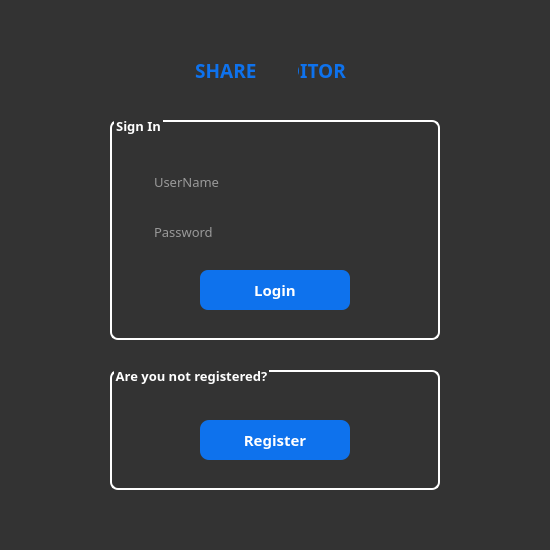
<?xml version="1.0" encoding="UTF-8"?>
<ui version="4.0">
 <class>LoginDialog</class>
 <widget class="QDialog" name="LoginDialog">
  <property name="geometry">
   <rect>
    <x>0</x>
    <y>0</y>
    <width>550</width>
    <height>550</height>
   </rect>
  </property>
  <property name="sizePolicy">
   <sizepolicy hsizetype="Fixed" vsizetype="Fixed">
    <horstretch>0</horstretch>
    <verstretch>0</verstretch>
   </sizepolicy>
  </property>
  <property name="minimumSize">
   <size>
    <width>550</width>
    <height>550</height>
   </size>
  </property>
  <property name="maximumSize">
   <size>
    <width>550</width>
    <height>550</height>
   </size>
  </property>
  <property name="font">
   <font>
    <family>Calibri</family>
    <pointsize>10</pointsize>
   </font>
  </property>
  <property name="windowTitle">
   <string>Shared Editor - Login</string>
  </property>
  <property name="styleSheet">
   <string notr="true">background-color:#333;
border-radius:15px;
border-color:5px rgb(222, 222, 222)</string>
  </property>
  <widget class="QGroupBox" name="groupBox">
   <property name="geometry">
    <rect>
     <x>110</x>
     <y>120</y>
     <width>330</width>
     <height>220</height>
    </rect>
   </property>
   <property name="sizePolicy">
    <sizepolicy hsizetype="Preferred" vsizetype="Preferred">
     <horstretch>0</horstretch>
     <verstretch>0</verstretch>
    </sizepolicy>
   </property>
   <property name="minimumSize">
    <size>
     <width>0</width>
     <height>0</height>
    </size>
   </property>
   <property name="maximumSize">
    <size>
     <width>1000</width>
     <height>1000</height>
    </size>
   </property>
   <property name="font">
    <font>
     <family>Bahnschrift SemiBold</family>
     <pointsize>10</pointsize>
     <weight>75</weight>
     <bold>true</bold>
    </font>
   </property>
   <property name="styleSheet">
    <string notr="true">QGroupBox {
    border: 2px solid gray;
    border-radius: 8px;
    margin-top: 0.5em;
    border-color: rgb(255, 255, 255)
}


QGroupBox::title {
    subcontrol-origin: margin;
    left: 4px;
	bottom: 6px;
    padding: 3 0 3 0;
    color: rgb(255, 255, 255)
}

</string>
   </property>
   <property name="title">
    <string>Sign In</string>
   </property>
   <widget class="QPushButton" name="LoginPushButton">
    <property name="geometry">
     <rect>
      <x>90</x>
      <y>150</y>
      <width>150</width>
      <height>40</height>
     </rect>
    </property>
    <property name="font">
     <font>
      <family>Bahnschrift SemiBold</family>
      <pointsize>11</pointsize>
      <weight>75</weight>
      <bold>true</bold>
     </font>
    </property>
    <property name="styleSheet">
     <string notr="true">background-color: rgb(14, 114, 237);

color:rgb(255, 255, 255);

 border-radius: 8px;</string>
    </property>
    <property name="text">
     <string>Login</string>
    </property>
   </widget>
   <widget class="QWidget" name="layoutWidget">
    <property name="geometry">
     <rect>
      <x>10</x>
      <y>90</y>
      <width>311</width>
      <height>52</height>
     </rect>
    </property>
    <layout class="QHBoxLayout" name="horizontalLayout_3">
     <property name="spacing">
      <number>16</number>
     </property>
     <property name="leftMargin">
      <number>16</number>
     </property>
     <property name="topMargin">
      <number>0</number>
     </property>
     <property name="rightMargin">
      <number>16</number>
     </property>
     <property name="bottomMargin">
      <number>8</number>
     </property>
     <item>
      <widget class="QLabel" name="label">
       <property name="styleSheet">
        <string notr="true">color: white;</string>
       </property>
       <property name="text">
        <string>&lt;html&gt;&lt;head/&gt;&lt;body&gt;&lt;p&gt;&lt;img src=&quot;:/icons/icons/lock.png&quot;/&gt;&lt;/p&gt;&lt;/body&gt;&lt;/html&gt;</string>
       </property>
      </widget>
     </item>
     <item>
      <widget class="QLineEdit" name="lineEdit_Password">
       <property name="font">
        <font>
         <family>Bahnschrift SemiBold</family>
         <pointsize>10</pointsize>
        </font>
       </property>
       <property name="styleSheet">
        <string notr="true">color:#717072;
color: rgb(150, 150, 175);
color: white;
border-bottom: 1 px solid #717072;</string>
       </property>
       <property name="echoMode">
        <enum>QLineEdit::Password</enum>
       </property>
       <property name="alignment">
        <set>Qt::AlignLeading|Qt::AlignLeft|Qt::AlignVCenter</set>
       </property>
       <property name="placeholderText">
        <string>Password</string>
       </property>
      </widget>
     </item>
    </layout>
   </widget>
   <widget class="QWidget" name="layoutWidget">
    <property name="geometry">
     <rect>
      <x>10</x>
      <y>40</y>
      <width>311</width>
      <height>52</height>
     </rect>
    </property>
    <layout class="QHBoxLayout" name="horizontalLayout">
     <property name="spacing">
      <number>16</number>
     </property>
     <property name="leftMargin">
      <number>16</number>
     </property>
     <property name="topMargin">
      <number>0</number>
     </property>
     <property name="rightMargin">
      <number>16</number>
     </property>
     <property name="bottomMargin">
      <number>8</number>
     </property>
     <item>
      <widget class="QLabel" name="label_4">
       <property name="text">
        <string>&lt;html&gt;&lt;head/&gt;&lt;body&gt;&lt;p&gt;&lt;img src=&quot;:/icons/icons/account.png&quot;/&gt;&lt;/p&gt;&lt;/body&gt;&lt;/html&gt;</string>
       </property>
      </widget>
     </item>
     <item>
      <widget class="QLineEdit" name="lineEdit_UserName">
       <property name="font">
        <font>
         <family>Bahnschrift SemiBold</family>
         <pointsize>10</pointsize>
        </font>
       </property>
       <property name="styleSheet">
        <string notr="true">color:#717072;
color: rgb(150, 150, 175);
color: white;
border-bottom: 1 px solid #717072;</string>
       </property>
       <property name="text">
        <string/>
       </property>
       <property name="alignment">
        <set>Qt::AlignLeading|Qt::AlignLeft|Qt::AlignVCenter</set>
       </property>
       <property name="placeholderText">
        <string>UserName</string>
       </property>
      </widget>
     </item>
    </layout>
   </widget>
  </widget>
  <widget class="QGroupBox" name="groupBox_2">
   <property name="geometry">
    <rect>
     <x>110</x>
     <y>370</y>
     <width>330</width>
     <height>120</height>
    </rect>
   </property>
   <property name="font">
    <font>
     <family>Bahnschrift SemiBold</family>
     <pointsize>10</pointsize>
     <weight>75</weight>
     <bold>true</bold>
     <kerning>true</kerning>
    </font>
   </property>
   <property name="styleSheet">
    <string notr="true">



QGroupBox {
    border: 2px solid gray;
    border-radius: 8px;
    margin-top: 0.5em;
    border-color: rgb(255, 255, 255)
}


QGroupBox::title {
    subcontrol-origin: margin;
    left: 4px;
	bottom: 6px;
    padding: 3 0 3 0;
    color: rgb(255, 255, 255)
}

</string>
   </property>
   <property name="title">
    <string notr="true">Are you not registered?</string>
   </property>
   <property name="alignment">
    <set>Qt::AlignJustify|Qt::AlignTop</set>
   </property>
   <property name="flat">
    <bool>false</bool>
   </property>
   <property name="checkable">
    <bool>false</bool>
   </property>
   <widget class="QPushButton" name="RegisterPushButton">
    <property name="geometry">
     <rect>
      <x>90</x>
      <y>50</y>
      <width>150</width>
      <height>40</height>
     </rect>
    </property>
    <property name="font">
     <font>
      <family>Bahnschrift SemiBold</family>
      <pointsize>11</pointsize>
      <weight>75</weight>
      <bold>true</bold>
     </font>
    </property>
    <property name="styleSheet">
     <string notr="true">background-color: rgb(150, 150, 175);
background-color: rgb(14, 114, 237);

color:rgb(255, 255, 255);

 border-radius: 9px;</string>
    </property>
    <property name="text">
     <string>Register</string>
    </property>
   </widget>
  </widget>
  <widget class="QLabel" name="label_3">
   <property name="geometry">
    <rect>
     <x>110</x>
     <y>40</y>
     <width>321</width>
     <height>61</height>
    </rect>
   </property>
   <property name="font">
    <font>
     <family>Bahnschrift SemiBold</family>
     <pointsize>14</pointsize>
     <weight>75</weight>
     <bold>true</bold>
    </font>
   </property>
   <property name="styleSheet">
    <string notr="true">color: rgb(150, 150, 175);
color: rgb(101, 139, 186);
color: rgb(14, 114, 237);
</string>
   </property>
   <property name="frameShape">
    <enum>QFrame::NoFrame</enum>
   </property>
   <property name="frameShadow">
    <enum>QFrame::Sunken</enum>
   </property>
   <property name="text">
    <string>&lt;html&gt;&lt;head/&gt;&lt;body&gt;&lt;p align=&quot;center&quot;&gt;SHARED &lt;img src=&quot;:/icons/icons/share.png&quot;/&gt; EDITOR&lt;/p&gt;&lt;/body&gt;&lt;/html&gt;</string>
   </property>
   <property name="textFormat">
    <enum>Qt::RichText</enum>
   </property>
   <property name="scaledContents">
    <bool>false</bool>
   </property>
   <property name="alignment">
    <set>Qt::AlignCenter</set>
   </property>
   <property name="margin">
    <number>0</number>
   </property>
  </widget>
  <widget class="QLabel" name="label_2">
   <property name="geometry">
    <rect>
     <x>257</x>
     <y>49</y>
     <width>41</width>
     <height>49</height>
    </rect>
   </property>
   <property name="styleSheet">
    <string notr="true">color: white;
</string>
   </property>
   <property name="text">
    <string>&lt;html&gt;&lt;head/&gt;&lt;body&gt;&lt;p&gt;&lt;img src=&quot;:/icons/icons/share.png&quot;/&gt;&lt;/p&gt;&lt;/body&gt;&lt;/html&gt;</string>
   </property>
  </widget>
  <zorder>label_3</zorder>
  <zorder>groupBox_2</zorder>
  <zorder>groupBox</zorder>
  <zorder>label_2</zorder>
 </widget>
 <resources/>
 <connections/>
</ui>
